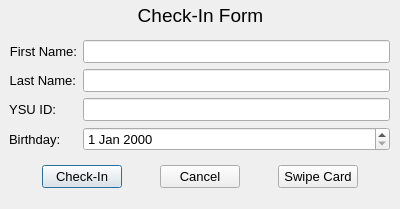
<?xml version="1.0" encoding="UTF-8"?>
<ui version="4.0">
 <class>CheckIManualView</class>
 <widget class="QDialog" name="CheckIManualView">
  <property name="geometry">
   <rect>
    <x>0</x>
    <y>0</y>
    <width>400</width>
    <height>209</height>
   </rect>
  </property>
  <property name="font">
   <font>
    <pointsize>10</pointsize>
   </font>
  </property>
  <property name="windowTitle">
   <string>Dialog</string>
  </property>
  <widget class="QWidget" name="horizontalLayoutWidget">
   <property name="geometry">
    <rect>
     <x>10</x>
     <y>160</y>
     <width>381</width>
     <height>34</height>
    </rect>
   </property>
   <layout class="QHBoxLayout" name="horizontalLayout">
    <item>
     <widget class="QPushButton" name="CheckInButton">
      <property name="sizePolicy">
       <sizepolicy hsizetype="Fixed" vsizetype="Fixed">
        <horstretch>0</horstretch>
        <verstretch>0</verstretch>
       </sizepolicy>
      </property>
      <property name="text">
       <string>Check-In</string>
      </property>
     </widget>
    </item>
    <item>
     <widget class="QPushButton" name="CancelButton">
      <property name="sizePolicy">
       <sizepolicy hsizetype="Fixed" vsizetype="Fixed">
        <horstretch>0</horstretch>
        <verstretch>0</verstretch>
       </sizepolicy>
      </property>
      <property name="text">
       <string>Cancel</string>
      </property>
     </widget>
    </item>
    <item>
     <widget class="QPushButton" name="pushButton">
      <property name="sizePolicy">
       <sizepolicy hsizetype="Fixed" vsizetype="Fixed">
        <horstretch>0</horstretch>
        <verstretch>0</verstretch>
       </sizepolicy>
      </property>
      <property name="text">
       <string>Swipe Card</string>
      </property>
     </widget>
    </item>
   </layout>
  </widget>
  <widget class="QWidget" name="formLayoutWidget">
   <property name="geometry">
    <rect>
     <x>9</x>
     <y>40</y>
     <width>381</width>
     <height>117</height>
    </rect>
   </property>
   <layout class="QFormLayout" name="formLayout">
    <item row="0" column="0">
     <widget class="QLabel" name="nameLabel">
      <property name="text">
       <string>First Name:</string>
      </property>
      <property name="alignment">
       <set>Qt::AlignRight|Qt::AlignTrailing|Qt::AlignVCenter</set>
      </property>
     </widget>
    </item>
    <item row="0" column="1">
     <widget class="QLineEdit" name="nameLineEdit"/>
    </item>
    <item row="2" column="0">
     <widget class="QLabel" name="ySUIDLabel">
      <property name="text">
       <string>YSU ID:</string>
      </property>
      <property name="alignment">
       <set>Qt::AlignRight|Qt::AlignTrailing|Qt::AlignVCenter</set>
      </property>
     </widget>
    </item>
    <item row="2" column="1">
     <widget class="QLineEdit" name="ySUIDLineEdit"/>
    </item>
    <item row="3" column="0">
     <widget class="QLabel" name="birthdayLabel">
      <property name="text">
       <string>Birthday:</string>
      </property>
     </widget>
    </item>
    <item row="3" column="1">
     <widget class="QDateEdit" name="birthdayDateEdit"/>
    </item>
    <item row="1" column="0">
     <widget class="QLabel" name="lastNameLabel">
      <property name="text">
       <string>Last Name:</string>
      </property>
      <property name="alignment">
       <set>Qt::AlignRight|Qt::AlignTrailing|Qt::AlignVCenter</set>
      </property>
     </widget>
    </item>
    <item row="1" column="1">
     <widget class="QLineEdit" name="lastNameLineEdit"/>
    </item>
   </layout>
  </widget>
  <widget class="QWidget" name="horizontalLayoutWidget_2">
   <property name="geometry">
    <rect>
     <x>10</x>
     <y>0</y>
     <width>381</width>
     <height>31</height>
    </rect>
   </property>
   <layout class="QHBoxLayout" name="horizontalLayout_2">
    <item>
     <widget class="QLabel" name="label">
      <property name="font">
       <font>
        <pointsize>14</pointsize>
        <weight>50</weight>
        <bold>false</bold>
       </font>
      </property>
      <property name="text">
       <string>Check-In Form</string>
      </property>
      <property name="alignment">
       <set>Qt::AlignCenter</set>
      </property>
     </widget>
    </item>
   </layout>
  </widget>
 </widget>
 <tabstops>
  <tabstop>nameLineEdit</tabstop>
  <tabstop>lastNameLineEdit</tabstop>
  <tabstop>ySUIDLineEdit</tabstop>
  <tabstop>birthdayDateEdit</tabstop>
  <tabstop>CheckInButton</tabstop>
  <tabstop>CancelButton</tabstop>
  <tabstop>pushButton</tabstop>
 </tabstops>
 <resources/>
 <connections/>
</ui>
